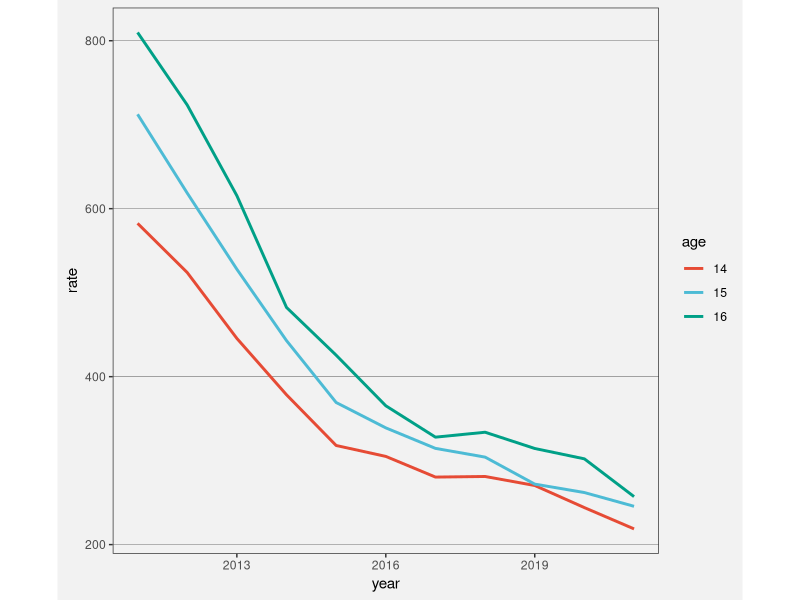

Write R code to recreate this figure.
## ---- chunk 1
#| echo: false

library(knitr)
library(reshape2)
library(ggplot2)
library(ggsci)
## ---- chunk 2
figbg <- "#F2F2F2"
knitr::opts_chunk$set(dev='svg', 
                      dev.args=list(bg=figbg),
                      fig.width=8, fig.height=4,
                      out.width="100%")
## Set default colour palettes
scale_colour_discrete <- function(...) {
    scale_colour_npg(...)
}
options(ggplot2.continuous.colour="npg")
## Set default line width
update_geom_defaults("line", list(linewidth=1))
## Set default theme
theme_set(theme_bw())
## Match the table odd row fill
theme_update(plot.background=element_rect(colour=NA, 
                                          fill=figbg),
             panel.background=element_blank(),
             panel.grid.minor=element_blank(),
             panel.grid.major=element_blank(),
             legend.background=element_blank())
## ---- chunk 3
#| echo: false
crimeAge <- read.csv("Data/YouthCrime/crime-age.csv")
crimeAgeSimple <- subset(crimeAge, age %in% c("14", "15", "16"))
## ---- chunk 4
#| echo: false
#| message: false
#| label: tbl-crime
#| tbl-cap: A table of the number of youth offenders aged 14 to 16 from 2011 to 2021.

crimeTable <- dcast(crimeAgeSimple[c("age", "year", "rate")],
                    age ~ year)
kable(crimeTable, digits=0)
## ---- chunk 5
#| echo: false
#| label: fig-crime
#| fig-cap: A line plot of the number of youth offenders aged 14 to 16 from 2011 to 2021.
ggplot(crimeAgeSimple) +
    geom_line(aes(year, rate, colour=age)) +
    theme(panel.grid.major.y=element_line(colour="black", linewidth=.1),
          aspect.ratio=1)
